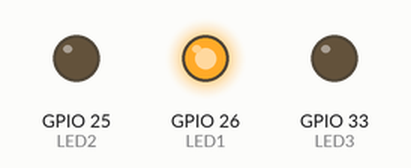
This sketch was run on a simulated ESP32. Parts: output pins drawn as LEDs (lit = HIGH). What the sketch prints to the serial monitor is not drawn.

Above: at 2.5 s.
At 6.0 s:
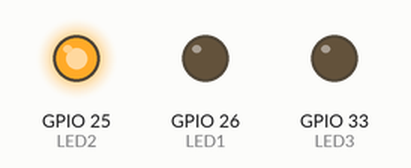
At 9.5 s:
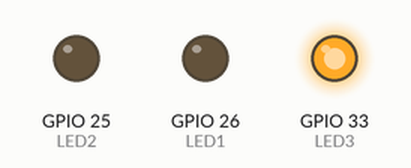
Timing chart, 0 to 15.6 s (numbered marks = the images above):
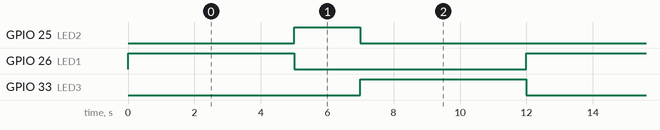

Measured:
- by itself, GPIO 25 (LED2): alternates HIGH for 2.0 s and LOW for 10.0 s
- by itself, GPIO 26 (LED1), GPIO 33 (LED3): alternates HIGH for 5.0 s and LOW for 7.0 s
- by itself, everything shown: repeats every 12.0 s, in 4 steps

The sketch:

003_Automatic_traffic_light.ino
```cpp
#define LED1 26  //LED1 connects to GPIO26
#define LED2 25  //LED2 connects to GPIO25
#define LED3 33  //LED3 connects to GPIO33

void setup() {
  // for serial monitor
  Serial.begin(115200);
  Serial.println("Hello, ESP32!");


  pinMode(LED1, OUTPUT);
  pinMode(LED2, OUTPUT);
  pinMode(LED3, OUTPUT);
}

//----------Automatic Traffic Light------------

void loop() {
  digitalWrite(LED1, HIGH);
  delay(5000);    //5s delay
  digitalWrite(LED1, LOW);
  digitalWrite(LED2, HIGH);
  delay(2000);    //2s delay
  digitalWrite(LED2, LOW);
  digitalWrite(LED3, HIGH);
  delay(5000);    //5s delay
  digitalWrite(LED3, LOW);
}
```
